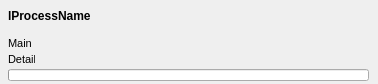
<?xml version="1.0" encoding="UTF-8"?>
<ui version="4.0">
  <class>ProgBar</class>
  <widget class="QWidget" name="ProgBar">
    <property name="geometry">
      <rect>
        <x>0</x>
        <y>0</y>
        <width>378</width>
        <height>84</height>
      </rect>
    </property>
    <property name="windowTitle">
      <string>ProgBar</string>
    </property>
    <property name="font">
      <font>
        <family>MS Sans Serif</family>
        <pointsize>8</pointsize>
      </font>
    </property>
    <!-- vcl-BorderStyle: bsDialog → set windowFlags Qt::Dialog in constructor -->
    <!-- vcl-FormStyle: fsStayOnTop → setWindowFlag(Qt::WindowStaysOnTopHint) -->
    <widget class="QLabel" name="Main">
      <property name="geometry">
        <rect>
          <x>8</x>
          <y>37</y>
          <width>23</width>
          <height>13</height>
        </rect>
      </property>
      <property name="windowTitle">
        <string>Main</string>
      </property>
      <property name="text">
        <string>Main</string>
      </property>
    </widget>
    <widget class="QLabel" name="Detail">
      <property name="geometry">
        <rect>
          <x>8</x>
          <y>53</y>
          <width>27</width>
          <height>13</height>
        </rect>
      </property>
      <property name="windowTitle">
        <string>Detail</string>
      </property>
      <property name="text">
        <string>Detail</string>
      </property>
    </widget>
    <widget class="QLabel" name="lProcessName">
      <property name="geometry">
        <rect>
          <x>8</x>
          <y>8</y>
          <width>103</width>
          <height>16</height>
        </rect>
      </property>
      <property name="windowTitle">
        <string>lProcessName</string>
      </property>
      <property name="text">
        <string>lProcessName</string>
      </property>
      <property name="font">
        <font>
          <family>MS Sans Serif</family>
          <pointsize>9</pointsize>
          <bold>true</bold>
        </font>
      </property>
    </widget>
    <widget class="QProgressBar" name="Progress">
      <property name="geometry">
        <rect>
          <x>8</x>
          <y>69</y>
          <width>361</width>
          <height>12</height>
        </rect>
      </property>
      <property name="minimum">
        <number>0</number>
      </property>
      <property name="maximum">
        <number>100</number>
      </property>
    </widget>
  </widget>
  <resources/>
  <connections/>
</ui>
